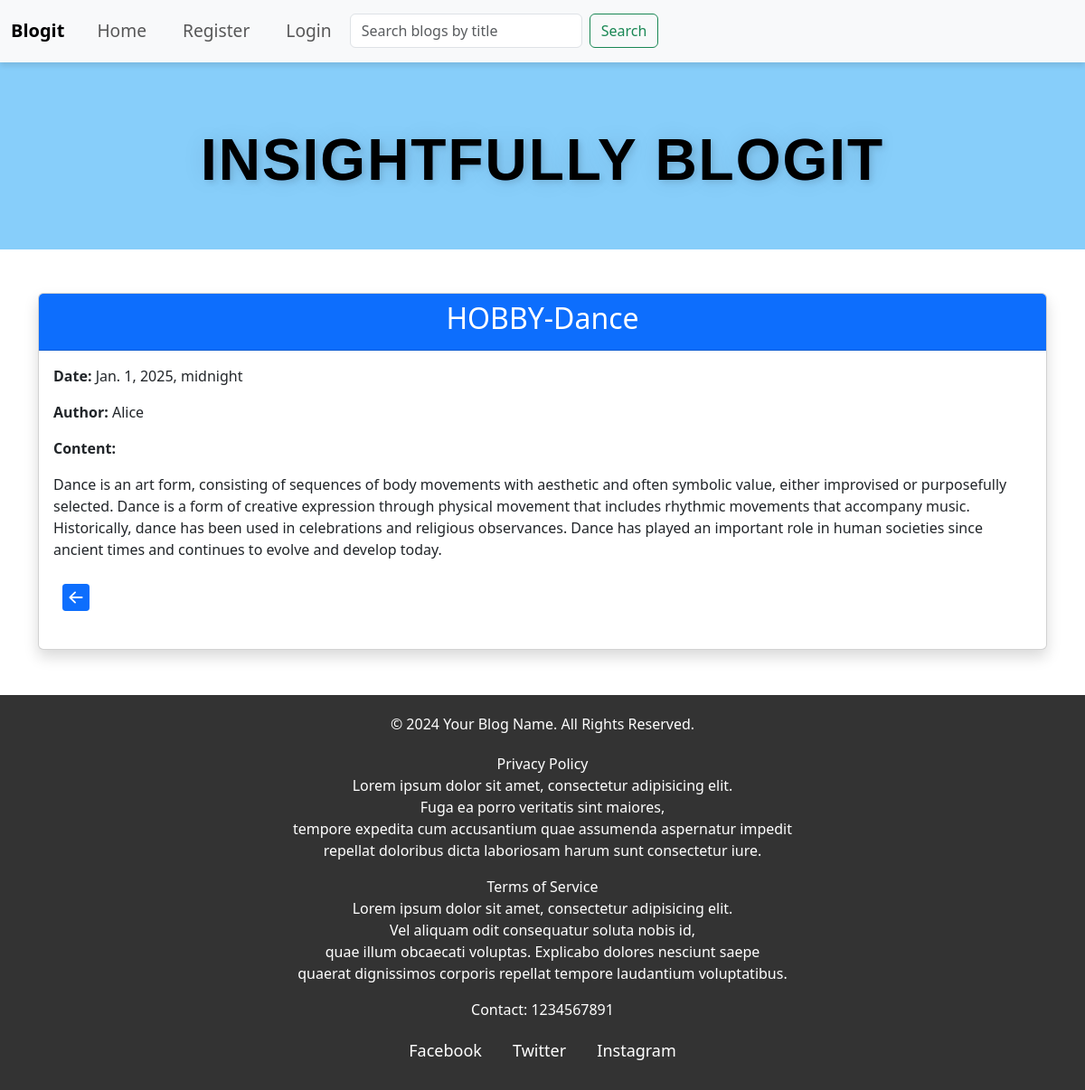
/detailedview/6/, run on the app's committed database.
### blogit/models.py (models this page shows)
class BlogDetailss(models.Model):
    uid=models.CharField(max_length=10)
    blog_title = models.CharField(max_length=100)
    blog_date = models.DateTimeField(auto_now_add=True)
    blog_author = models.CharField(max_length=100)
    blog_content = models.TextField()

### blogit/views.py (the view)
# urls.py: path('detailedview/<int:id>/', views.detailedview, name='detailedview'),
def detailedview(request, id):
    data = get_object_or_404(BlogDetailss, id=id)
    return render(request, 'detailed_view.html', {'result': data})

### templates/detailed_view.html (shortened to what this page needs)
{% load static %}
{% include 'header.html' %}
<!DOCTYPE html>
<html lang="en">
<head>
    <link href="https://cdn.jsdelivr.net/npm/bootstrap@5.3.0/dist/css/bootstrap.min.css" rel="stylesheet">
</head>
<body>
    <div class="container mt-5" style="margin: auto;margin-bottom: 50px;">
        <div class="card shadow">
            <div class="card-header text-center bg-primary text-white">
                <h2>{{ result.blog_title }}</h2>
            </div>
            <div class="card-body">
                <p><strong>Date:</strong> {{ result.blog_date }}</p>
                <p><strong>Author:</strong> {{ result.blog_author }}</p>
                <p><strong>Content:</strong></p>
                <p>{{ result.blog_content }}</p>
                <p><a href="{% url 'index' %}"></a>
                  </p>
            </div>
        </div>
    </div>
</body>
</html>
{% include 'footer.html' %}

### static/css/header.css (style rules this page uses)
body { background-color: lightskyblue; color: black; font-family: Arial, sans-serif; }

### static/css/footer.css (style rules this page uses)
* { margin: 0; padding: 0; box-sizing: border-box; }

### data on the page
BlogDetailss: blog_title "HOBBY-Dance", blog_date "Jan. 1, 2025, midnight", blog_author "Alice", blog_content "Dance is an art form, consisting of sequences of body movements with aesthetic and often symbolic value, either improvised or purposefully selected. Dance is a form of creative expression through physical movement that includes rhythmic movements that accompany music. Historically, dance has been used in celebrations and religious observances. Dance has played an important role in human societies since ancient times and continues to evolve and develop today."
